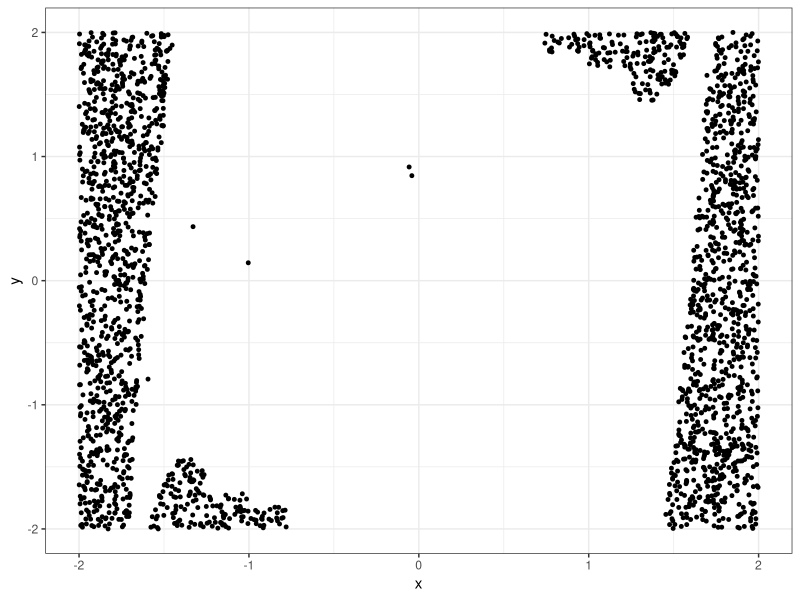

Source code (R):
library(ggplot2)
library(tidyr)

data <- read.table("timeouts.csv", header=T, sep=",")

theme_set(theme_bw())
g <- ggplot(data, aes(x=x, y=y))
g <- g + geom_point(size=1) 
quartz(type="pdf", file="timeouts.pdf", dpi=100, width=6, height=4.5)
plot(g)
dev.off()
